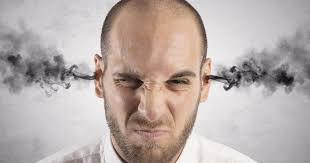
#> input picture Emoji face2/t1.jpeg, 310 x 163 px; its folder holds only this picture in this run
$ python -i face_crop.py   (imports and definitions only)
#> lines starting #> are read from the running program, lines starting #| are printed output that depends on the picture; after the words box and inside, x2 and y2 are one past the last pixel; in counts of white or black regions, pixels touching at a corner belong together
## This program first ensures if the face of a person exists in the given image or not then if it exists, it crops
## the image of the face and saves to the given directory.

## Importing Modules
import cv2
import os


#################################################################################

##Make changes to these lines for getting the desired results.

## DIRECTORY of the images
directory = "/home/srinivas/Desktop/Facial-Expression-Detection-master"

## directory where the images to be saved:
f_directory = "/home/srinivas/Desktop/Facial-Expression-Detection-master"

################################################################################

def facecrop(image):
    ## Crops the face of a person from any image!

    ## OpenCV XML FILE for Frontal Facial Detection using HAAR CASCADES.
#> called with image = '../Emoji face2/t1.jpeg'
    facedata = "haarcascade_frontalface_alt.xml"
    cascade = cv2.CascadeClassifier(facedata)

    ## Reading the given Image with OpenCV
    img = cv2.imread(image)
#> img is the input picture: shape (163, 310, 3); mean B, G, R 169.1, 173.1, 184.6

    try:
        ## Some downloaded images are of unsupported type and should be ignored while raising Exception, so for that
        ## I'm using the try/except functions.

        minisize = (img.shape[1],img.shape[0])
#> minisize = (310, 163)
        miniframe = cv2.resize(img, minisize)

        faces = cascade.detectMultiScale(miniframe)
#> faces = [[99, 38, 113, 113]]

        for f in faces:
            x, y, w, h = [ v for v in f ]
            cv2.rectangle(img, (x,y), (x+w,y+h), (0,255,0), 2)

            sub_face = img[y:y+h, x:x+w]

            f_name = image.split('/')
            f_name = f_name[-1]

            ## Change here the Desired directory.
            cv2.imwrite(f_directory + f_name, sub_face)
            print ("Writing: " + image)
#> this loop made 1 pass
#| Writing: ../Emoji face2/t1.jpeg
#> pass 1, in facecrop, `sub_face = img[y:y+h, x:x+w]`:
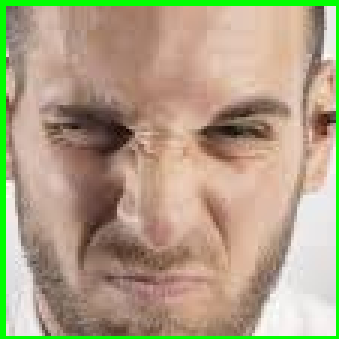
#> sub_face: shape (113, 113, 3) (shown 3 times larger); mean B, G, R 133.3, 161.3, 175.2
#> after the loop:
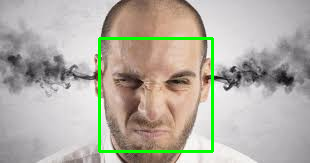
#> img: shape (163, 310, 3); 2.68% of pixels changed, all inside (x1, y1, x2, y2) = (98, 37, 214, 153)

    except:
        pass

# [9 lines not run here, left out]

>>> result = facecrop('../Emoji face2/t1.jpeg')

$ run again, on Emoji face2/t2.jpeg
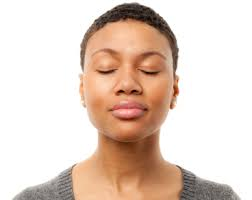
#> input picture Emoji face2/t2.jpeg, 252 x 200 px
#> in facecrop, img is the input picture: shape (200, 252, 3); mean B, G, R 198, 209.8, 228.6
#> faces = [[74, 24, 108, 108]]
#> the loop in facecrop, `for f in faces:` made 1 pass
#> (printed output is left out)
#> pass 1, in facecrop, `sub_face = img[y:y+h, x:x+w]`:
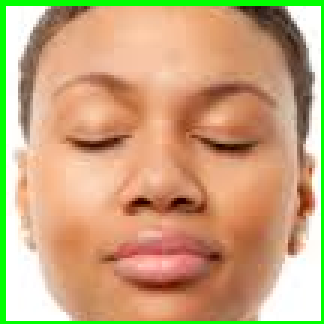
#> sub_face: shape (108, 108, 3) (shown 3 times larger); mean B, G, R 124.5, 166, 200.1
#> after the loop in facecrop, `for f in faces:`:
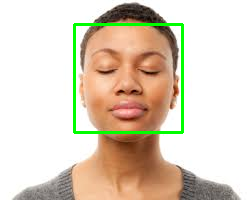
#> img: shape (200, 252, 3); 2.56% of pixels changed, all inside (x1, y1, x2, y2) = (73, 23, 184, 134)

$ run again, on Emoji face2/t3.jpg
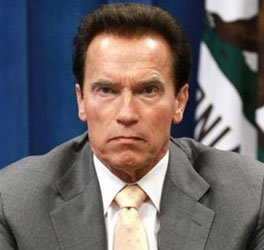
#> input picture Emoji face2/t3.jpg, 264 x 250 px
#> in facecrop, img is the input picture: shape (250, 264, 3); mean B, G, R 103.2, 102.2, 108.6
#> faces = [[69, 45, 115, 115]]
#> the loop in facecrop, `for f in faces:` made 1 pass
#> (printed output is left out)
#> pass 1, in facecrop, `sub_face = img[y:y+h, x:x+w]`:
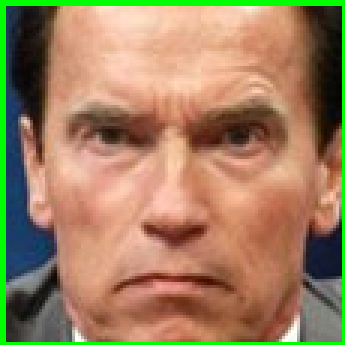
#> sub_face: shape (115, 115, 3) (shown 3 times larger); mean B, G, R 95.9, 128.4, 158.6
#> after the loop in facecrop, `for f in faces:`:
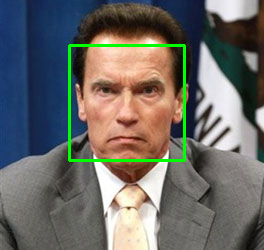
#> img: shape (250, 264, 3); 2.08% of pixels changed, all inside (x1, y1, x2, y2) = (68, 44, 186, 162)

$ run again, on Emoji face2/t5.jpg
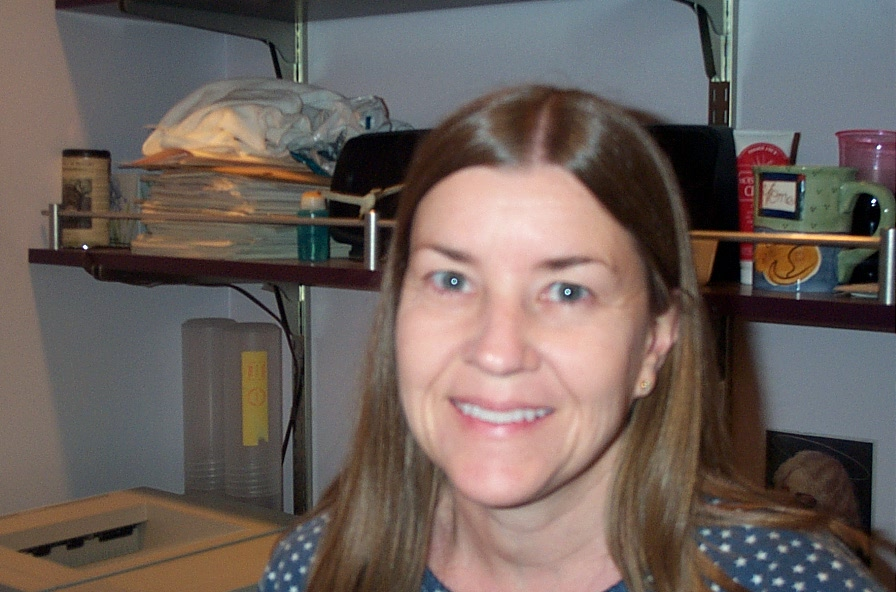
#> input picture Emoji face2/t5.jpg, 896 x 592 px
#> in facecrop, img is the input picture: shape (592, 896, 3); mean B, G, R 92.1, 97.1, 109
#> faces = [[359, 177, 293, 293]]
#> the loop in facecrop, `for f in faces:` made 1 pass
#> (printed output is left out)
#> pass 1, in facecrop, `sub_face = img[y:y+h, x:x+w]`:
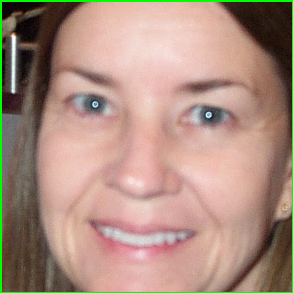
#> sub_face: shape (293, 293, 3); mean B, G, R 127.6, 142.7, 171.6
#> after the loop in facecrop, `for f in faces:`:
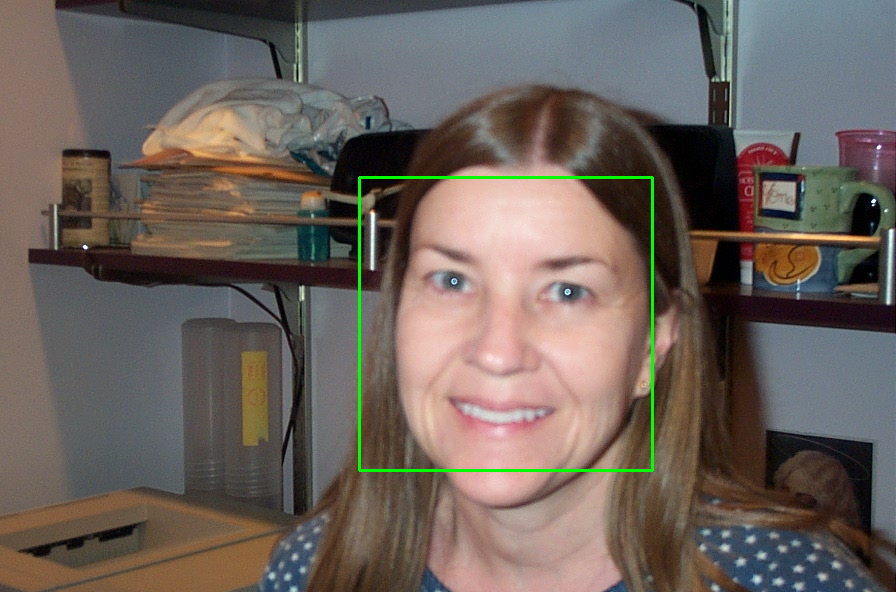
#> img: shape (592, 896, 3); 0.66% of pixels changed, all inside (x1, y1, x2, y2) = (358, 176, 654, 472)
